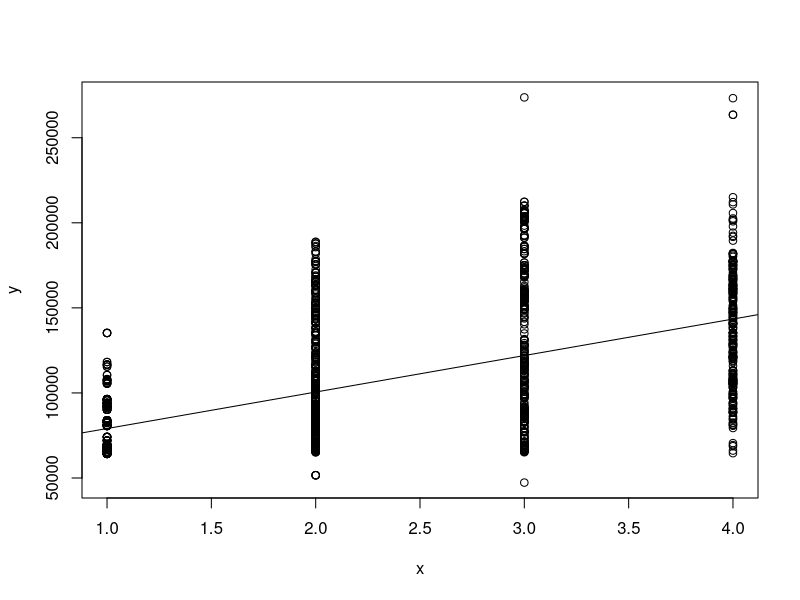
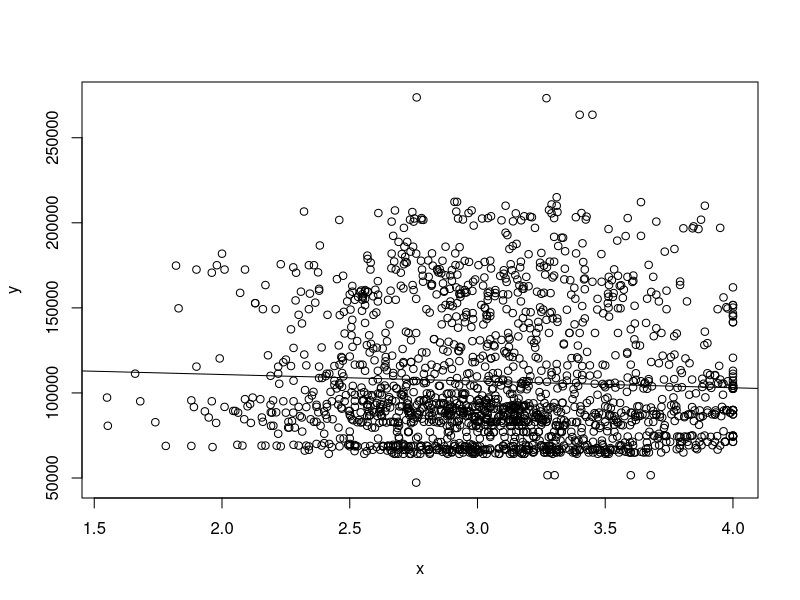
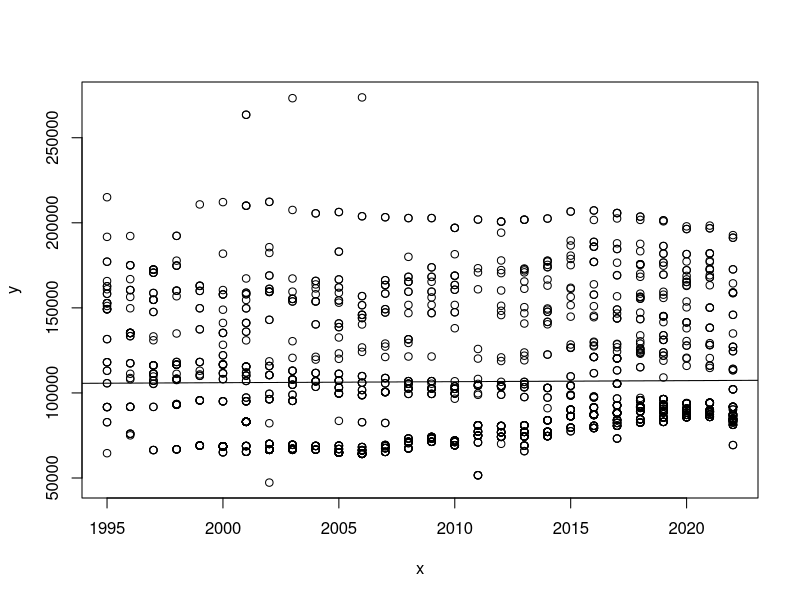

Here is the R script that generated these plots, in order:
data <- read.csv("data-with-salary-class.csv", stringsAsFactors = TRUE)
library(dplyr)

# Data cleaning from Nela
# add a column for percent GPA grades
data$PCT.GPA <- data$GPA.GRADES / data$TOTAL.GRADES
# dont care about career and thesis courses
data <- data %>% filter(LETTER != "Y" & LETTER != "G")
# only undergrad
data <- data %>% filter(COURSE. < 500)

## More Data cleaning
# Select only important columns
data = data[,c("YEAR", "COURSE.", "PERCENT.MAJORS", "NEWSALARY", "AVG.SECT.GPA")]
# Flooring the course numbers to only 1,2,3, and 4
data["COURSE."] = floor(data["COURSE."] / 100)


# Attempting simple regression using some of our identified useful variables
# Testing course number
x = data$COURSE.
y = data$NEWSALARY
n = length(x)
plot(x,y)

xbar = sum(x)/n
ybar = sum(y)/n
xybar = sum(x*y)/n
xsqbar = sum(x*x)/n

b = (ybar*xsqbar-xbar*xybar)/ (xsqbar - xbar*xbar)  # from our calculations
a = (ybar - b)/xbar

abline(b,a)

# Testing average section GPA
x = data$AVG.SECT.GPA
plot(x,y)

xbar = sum(x)/n
ybar = sum(y)/n
xybar = sum(x*y)/n
xsqbar = sum(x*x)/n

b = (ybar*xsqbar-xbar*xybar)/ (xsqbar - xbar*xbar)  # from our calculations
a = (ybar - b)/xbar

abline(b,a)

# Testing year
x = data$YEAR
plot(x,y)

xbar = sum(x)/n
ybar = sum(y)/n
xybar = sum(x*y)/n
xsqbar = sum(x*x)/n

b = (ybar*xsqbar-xbar*xybar)/ (xsqbar - xbar*xbar)  # from our calculations
a = (ybar - b)/xbar

abline(b,a)
